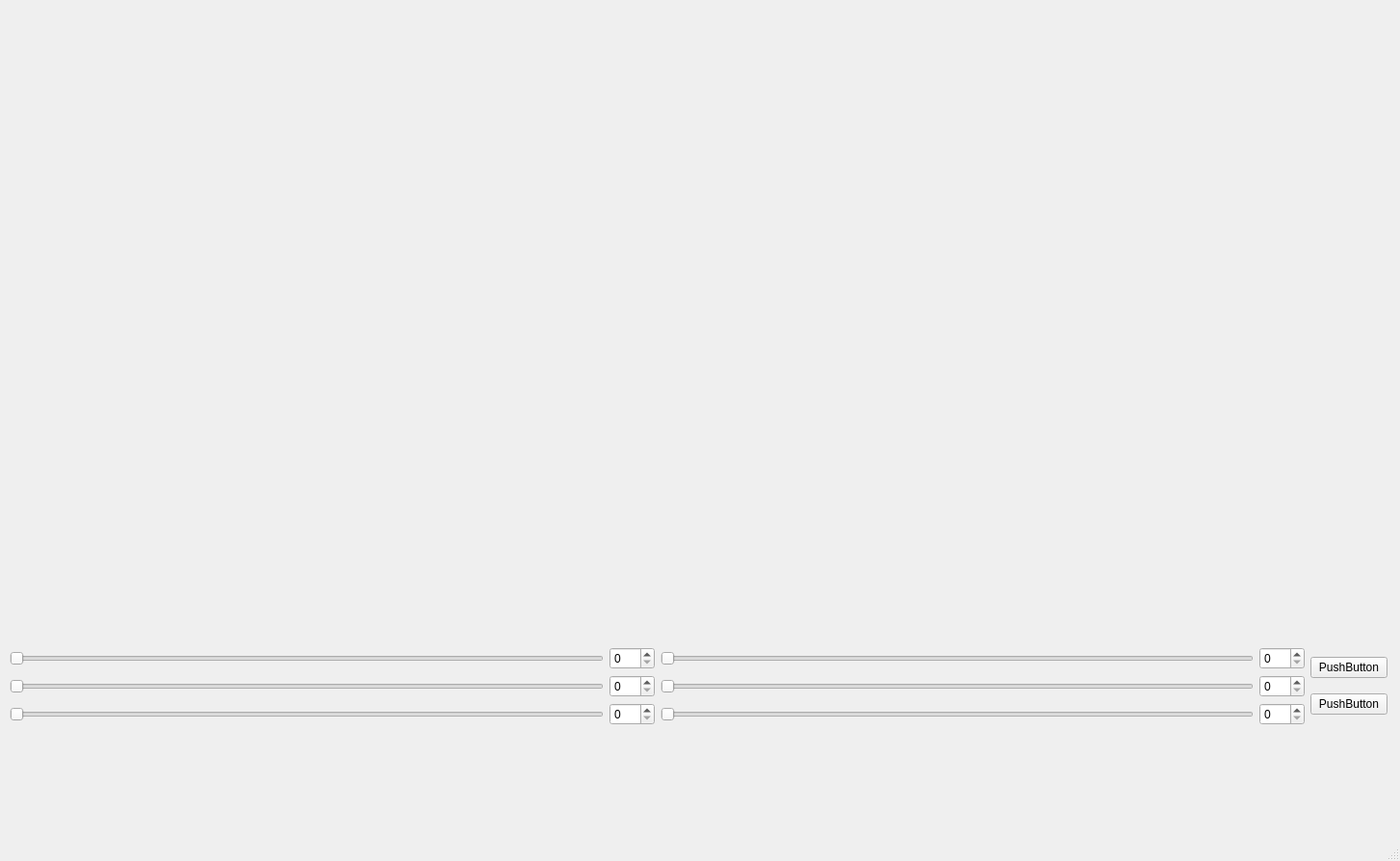
<?xml version="1.0" encoding="UTF-8"?>
<ui version="4.0">
 <class>MainWindow</class>
 <widget class="QMainWindow" name="MainWindow">
  <property name="geometry">
   <rect>
    <x>0</x>
    <y>0</y>
    <width>1454</width>
    <height>894</height>
   </rect>
  </property>
  <property name="windowTitle">
   <string>MainWindow</string>
  </property>
  <widget class="QWidget" name="centralwidget">
   <widget class="QWidget" name="">
    <property name="geometry">
     <rect>
      <x>10</x>
      <y>10</y>
      <width>1431</width>
      <height>831</height>
     </rect>
    </property>
    <layout class="QVBoxLayout" name="verticalLayout_4">
     <item>
      <layout class="QHBoxLayout" name="horizontalLayout">
       <property name="sizeConstraint">
        <enum>QLayout::SetNoConstraint</enum>
       </property>
       <item>
        <widget class="QLabel" name="label_2">
         <property name="minimumSize">
          <size>
           <width>640</width>
           <height>480</height>
          </size>
         </property>
         <property name="maximumSize">
          <size>
           <width>640</width>
           <height>480</height>
          </size>
         </property>
         <property name="lineWidth">
          <number>1</number>
         </property>
         <property name="text">
          <string/>
         </property>
         <property name="pixmap">
          <pixmap>../../../../../../Downloads/shades 2.png</pixmap>
         </property>
         <property name="scaledContents">
          <bool>false</bool>
         </property>
        </widget>
       </item>
       <item>
        <widget class="QLabel" name="label">
         <property name="minimumSize">
          <size>
           <width>640</width>
           <height>480</height>
          </size>
         </property>
         <property name="maximumSize">
          <size>
           <width>640</width>
           <height>480</height>
          </size>
         </property>
         <property name="text">
          <string/>
         </property>
         <property name="pixmap">
          <pixmap>../../../../../../Downloads/shades.png</pixmap>
         </property>
         <property name="scaledContents">
          <bool>false</bool>
         </property>
        </widget>
       </item>
      </layout>
     </item>
     <item>
      <layout class="QHBoxLayout" name="horizontalLayout_9">
       <item>
        <layout class="QHBoxLayout" name="horizontalLayout_8">
         <item>
          <layout class="QVBoxLayout" name="verticalLayout">
           <item>
            <layout class="QHBoxLayout" name="horizontalLayout_2">
             <item>
              <widget class="QSlider" name="horizontalSlider">
               <property name="maximum">
                <number>255</number>
               </property>
               <property name="orientation">
                <enum>Qt::Horizontal</enum>
               </property>
              </widget>
             </item>
             <item>
              <widget class="QSpinBox" name="spinBox">
               <property name="maximum">
                <number>255</number>
               </property>
              </widget>
             </item>
            </layout>
           </item>
           <item>
            <layout class="QHBoxLayout" name="horizontalLayout_3">
             <item>
              <widget class="QSlider" name="horizontalSlider_2">
               <property name="maximum">
                <number>255</number>
               </property>
               <property name="orientation">
                <enum>Qt::Horizontal</enum>
               </property>
              </widget>
             </item>
             <item>
              <widget class="QSpinBox" name="spinBox_2">
               <property name="maximum">
                <number>255</number>
               </property>
              </widget>
             </item>
            </layout>
           </item>
           <item>
            <layout class="QHBoxLayout" name="horizontalLayout_4">
             <item>
              <widget class="QSlider" name="horizontalSlider_3">
               <property name="maximum">
                <number>255</number>
               </property>
               <property name="orientation">
                <enum>Qt::Horizontal</enum>
               </property>
              </widget>
             </item>
             <item>
              <widget class="QSpinBox" name="spinBox_3">
               <property name="maximum">
                <number>255</number>
               </property>
              </widget>
             </item>
            </layout>
           </item>
          </layout>
         </item>
         <item>
          <layout class="QVBoxLayout" name="verticalLayout_2">
           <item>
            <layout class="QHBoxLayout" name="horizontalLayout_5">
             <item>
              <widget class="QSlider" name="horizontalSlider_4">
               <property name="maximum">
                <number>255</number>
               </property>
               <property name="orientation">
                <enum>Qt::Horizontal</enum>
               </property>
              </widget>
             </item>
             <item>
              <widget class="QSpinBox" name="spinBox_4">
               <property name="maximum">
                <number>255</number>
               </property>
              </widget>
             </item>
            </layout>
           </item>
           <item>
            <layout class="QHBoxLayout" name="horizontalLayout_6">
             <item>
              <widget class="QSlider" name="horizontalSlider_5">
               <property name="maximum">
                <number>255</number>
               </property>
               <property name="orientation">
                <enum>Qt::Horizontal</enum>
               </property>
              </widget>
             </item>
             <item>
              <widget class="QSpinBox" name="spinBox_5">
               <property name="maximum">
                <number>255</number>
               </property>
              </widget>
             </item>
            </layout>
           </item>
           <item>
            <layout class="QHBoxLayout" name="horizontalLayout_7">
             <item>
              <widget class="QSlider" name="horizontalSlider_6">
               <property name="maximum">
                <number>255</number>
               </property>
               <property name="orientation">
                <enum>Qt::Horizontal</enum>
               </property>
              </widget>
             </item>
             <item>
              <widget class="QSpinBox" name="spinBox_6">
               <property name="maximum">
                <number>255</number>
               </property>
              </widget>
             </item>
            </layout>
           </item>
          </layout>
         </item>
        </layout>
       </item>
       <item>
        <layout class="QVBoxLayout" name="verticalLayout_3">
         <item>
          <widget class="QPushButton" name="pushButton">
           <property name="text">
            <string>PushButton</string>
           </property>
          </widget>
         </item>
         <item>
          <widget class="QPushButton" name="pushButton_2">
           <property name="text">
            <string>PushButton</string>
           </property>
          </widget>
         </item>
        </layout>
       </item>
      </layout>
     </item>
    </layout>
   </widget>
  </widget>
  <widget class="QMenuBar" name="menubar">
   <property name="geometry">
    <rect>
     <x>0</x>
     <y>0</y>
     <width>1454</width>
     <height>21</height>
    </rect>
   </property>
  </widget>
  <widget class="QStatusBar" name="statusbar"/>
 </widget>
 <resources/>
 <connections/>
</ui>
